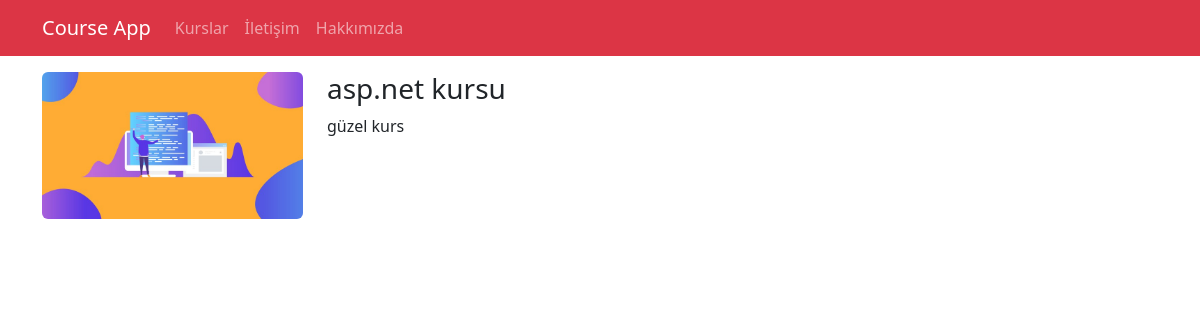
The page /kurslar/3 on the database its author committed.
### courses/models.py (models this page shows, shortened)
class Course(models.Model):
    title = models.CharField(max_length=50)
    description = models.TextField()
    imageUrl = models.CharField(max_length=50, blank=False)
    date = models.DateField()
    isActive = models.BooleanField()

### courses/views.py (the view)
# urls.py: path('<kurs_id>', views.details, name="course_details"),
def details(request, kurs_id):
    course = get_object_or_404(Course, pk=kurs_id)
    context = {
        'course': course
    }
    return render(request, 'courses/details.html', context)

### courses/templates/courses/details.html (shortened to what this page needs)
{% extends "layout.html" %}
{% load static %}
{% block css_files %}
    <link rel="stylesheet" href="{% static 'courses/css/style.css' %}">
{% endblock %}
{% block content %}
    <div class="container mt-3">
        <div class="row">
            <div class="col-3">
                <img class="img-fluid rounded" src="{% static 'courses/img/'|add:course.imageUrl %}" alt="{{ course.title }}">
            </div>
            <div class="col-9">
                <h1 class="h3">{{ course.title }}</h1>
                <p>
                    {{ course.description }}
                </p>
            </div>
        </div>
    </div>
{% endblock %}

### rows shown on the page
Course: imageUrl (picture), title "asp.net kursu", description "güzel kurs"
